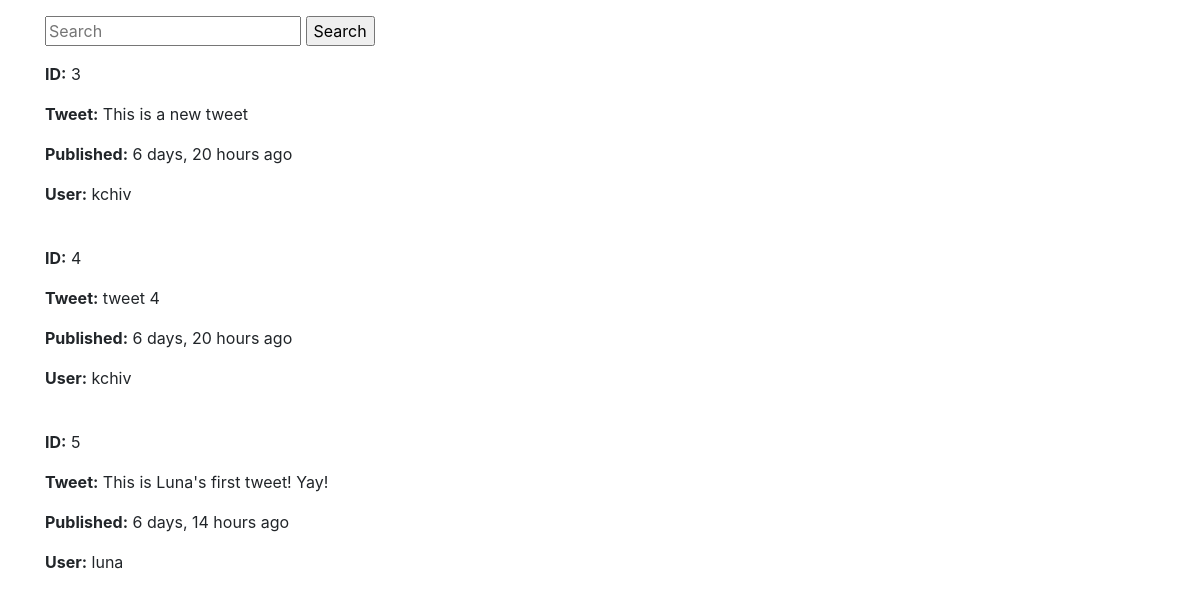
Before: /tweet/ with the older database file.
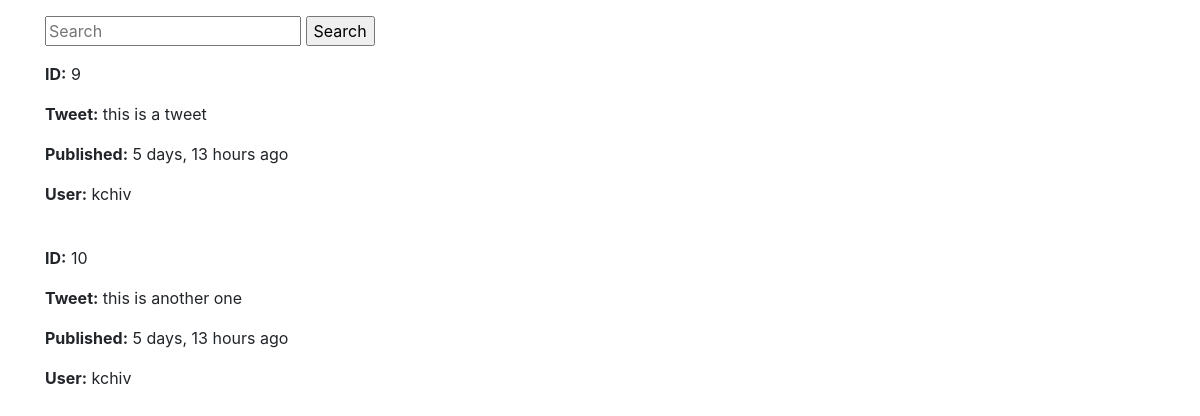
After: the same page with the newer database file.
### tweets/models.py (models this page shows, shortened)
class Tweet(models.Model):
	user = models.ForeignKey(settings.AUTH_USER_MODEL, default=1)
	content = models.CharField(max_length=140, validators=[validate_content])
	timestamp = models.DateTimeField(auto_now_add=True)
	updated = models.DateTimeField(auto_now=True)

### tweets/views.py (the view)
def tweet_list_view(request):
	queryset = Tweet.objects.all()
	query = request.GET.get('q', None)
	if query is not None:
		queryset = queryset.filter(content__icontains=query)
	context = {
		'object_list': queryset
	}
	return render(request, 'tweets/list_view.html', context)

### tweets/templates/tweets/list_view.html (shortened to what this page needs)
{% extends 'base.html' %}
{% block content %}
	<p>{% include 'tweets/search_form.html' %}</p>
		{% for obj in object_list %}
		<p><strong>ID:</strong> {{ obj.id }}</p>
		<p><strong>Tweet:</strong> {{ obj.content }}</p>
		<p><strong>Published:</strong> {{ obj.timestamp|timesince }} ago</p>
		<p><strong>User:</strong> {{ obj.user }}</p>
		<br>
		{% empty %}
			{% if request.GET.q %}
			<p>No tweets found.</p>
			{% else %}
			<p>No tweets yet.</p>
			{% endif %}
	{% endfor %}
{% endblock content %}

### templates/base.html (shortened to what this page needs)
{% load static %}
<!doctype html>
<html lang="en">
  <head>
    <link rel="stylesheet" type="text/css" href="{% static 'css/bootstrap.min.css' %}">
  </head>
  <body>
    <div class="container">
      {% block content %}
      {% endblock content %}
    </div>
  </body>
</html>

### tweets/templates/tweets/search_form.html
<form method="GET" action="{% url 'tweet:list' %}">
	<input type="text" name="q" placeholder="Search">
	<input type="submit" value="Search">
</form>

Changed rows visible on the page:
removed Tweet: id "3", content "This is a new tweet", timestamp "6 days, 20 hours", user "kchiv"
removed Tweet: id "4", content "tweet 4", timestamp "6 days, 20 hours", user "kchiv"
removed Tweet: id "5", content "This is Luna's first tweet! Yay!", timestamp "6 days, 14 hours", user "luna"
added Tweet: id "9", content "this is a tweet", timestamp "5 days, 13 hours", user "kchiv"
added Tweet: id "10", content "this is another one", timestamp "5 days, 13 hours", user "kchiv"
